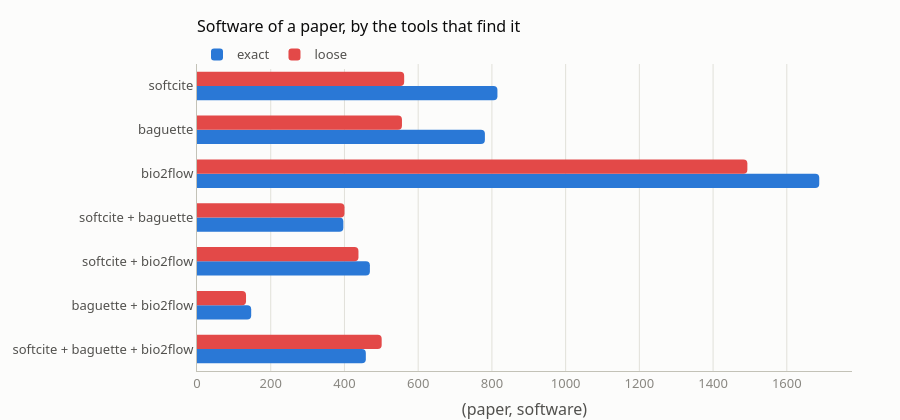

The notebook cell this image was saved under:
### Code cell
fig = go.Figure()
for k, level in enumerate(("exact", "loose")):
    v = regions.loc[REGIONS, level]
    fig.add_trace(go.Bar(name=level, x=v.values[::-1], y=[r.replace("+", " + ") for r in REGIONS[::-1]], orientation="h",
                         marker_color=STYLE["series"][k + 6 if k else 0],
                         hovertemplate=f"<b>%{{y}}</b><br>{level}: %{{x:,d}} software<extra></extra>"))
fig.update_layout(title="Software of a paper, by the tools that find it", xaxis_title="(paper, software)", barmode="group",
                  height=420, legend=dict(orientation="h", y=1.08, x=0))
fig.update_yaxes(showgrid=False, tickfont=dict(color=STYLE["ink2"]))
fig.show()

### Figure 1 — Plotly figure (JSON) as saved in the notebook; plotly's stock layout.template omitted (floating-point values rounded to 4 significant figures)
{"data": [{"hovertemplate": "<b>%{y}</b><br>exact: %{x:,d} software<extra></extra>", "marker": {"color": "#2a78d6"}, "name": "exact", "orientation": "h", "type": "bar", "x": [458, 147, 469, 397, 1688, 781, 815], "y": ["softcite + baguette + bio2flow", "baguette + bio2flow", "softcite + bio2flow", "softcite + baguette", "bio2flow", "baguette", "softcite"]}, {"hovertemplate": "<b>%{y}</b><br>loose: %{x:,d} software<extra></extra>", "marker": {"color": "#e34948"}, "name": "loose", "orientation": "h", "type": "bar", "x": [501, 133, 438, 400, 1493, 556, 562], "y": ["softcite + baguette + bio2flow", "baguette + bio2flow", "softcite + bio2flow", "softcite + baguette", "bio2flow", "baguette", "softcite"]}], "layout": {"barmode": "group", "height": 420, "legend": {"orientation": "h", "x": 0, "y": 1.08}, "title": {"text": "Software of a paper, by the tools that find it"}, "xaxis": {"title": {"text": "(paper, software)"}}, "yaxis": {"showgrid": false, "tickfont": {"color": "#52514e"}}}}
